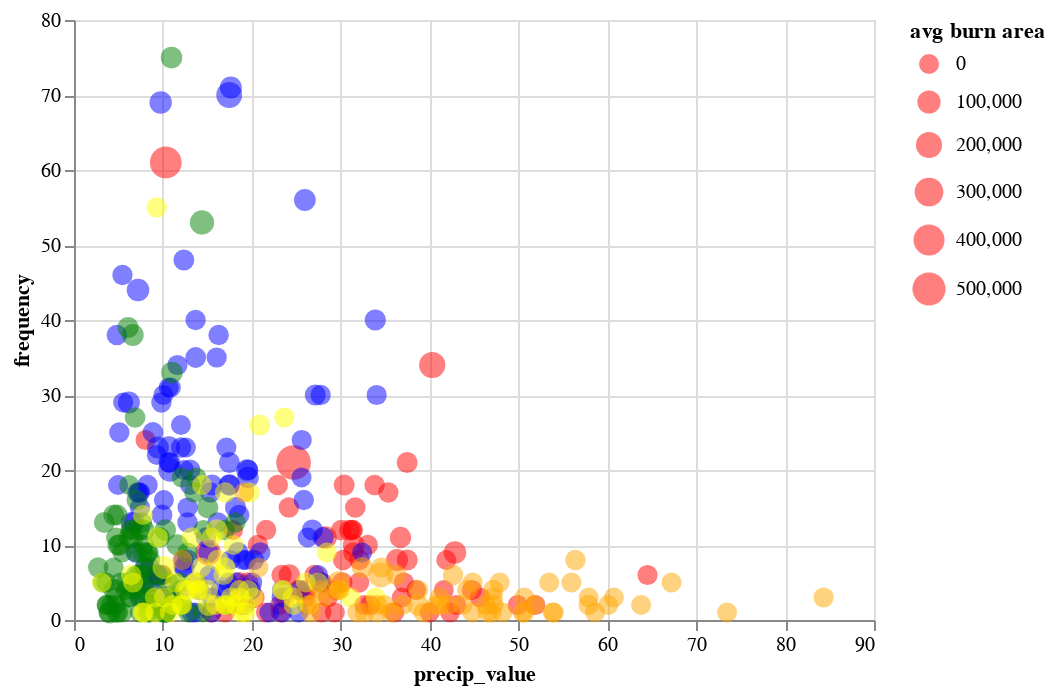

Write notebook code for a chart like this one.
### Code cell
# it looks like there might be some correlation -- let's take a lagged precipitation mean and see what comes of it
lnu = Chart(df_lnu[df_lnu["frequency"]>0]).mark_circle(opacity=.5, color='red').encode(
    x=X("precip_value", scale=Scale(zero=False)),
    y=Y("frequency", scale=Scale(zero=False)),
    size=Size("acres_sum", scale=Scale(range=[100, 300]), title="avg burn area"),
).properties(
      width=400,
      height=300
)
la = Chart(df_la[df_la["frequency"]>0]).mark_circle(opacity=.5, color='blue').encode(
    x=X("precip_value", scale=Scale(zero=False)),
    y=Y("frequency", scale=Scale(zero=False)),
    size=Size("acres_sum", scale=Scale(range=[100, 300]), title="avg burn area"),
).properties(
      width=400,
      height=300
)
river = Chart(df_river[df_river["frequency"]>0]).mark_circle(opacity=.5, color='green').encode(
    x=X("precip_value", scale=Scale(zero=False)),
    y=Y("frequency", scale=Scale(zero=False)),
    size=Size("acres_sum", scale=Scale(range=[100, 300]), title="avg burn area"),
).properties(
      width=400,
      height=300
)
slo = Chart(df_slo[df_slo["frequency"]>0]).mark_circle(opacity=.5, color='yellow').encode(
    x=X("precip_value", scale=Scale(zero=False)),
    y=Y("frequency", scale=Scale(zero=False)),
    size=Size("acres_sum", scale=Scale(range=[100, 300]), title="avg burn area"),
).properties(
      width=400,
      height=300
)
butte = Chart(df_butte[df_butte["frequency"]>0]).mark_circle(opacity=.5, color='orange ').encode(
    x=X("precip_value", scale=Scale(zero=False)),
    y=Y("frequency", scale=Scale(zero=False)),
    size=Size("acres_sum", scale=Scale(range=[100, 300]), title="avg burn area"),
).properties(
      width=400,
      height=300
)

lnu + la + river + slo + butte
